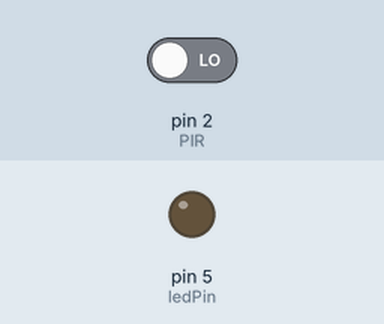
The sketch below on a simulated Arduino Uno, built with avr-gcc and run on an emulated ATmega328P. Shown: output pins drawn as LEDs (lit = HIGH). The inputs (shaded band) are chosen by the test bench; at power-on: pin 2 (PIR) LOW.

Above: at 1.2 s.
1.3 s: pin 2 (PIR) driven HIGH
At 1.9 s:
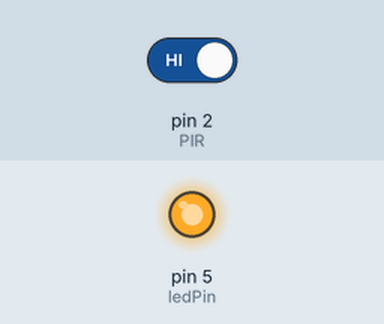
2.8 s: pin 2 (PIR) driven LOW
At 4.2 s:
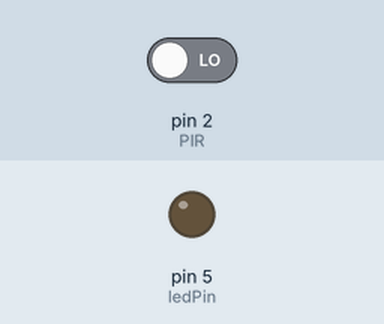
Timing chart, 0 to 5.8 s (numbered marks = the images above; inputs shaded):
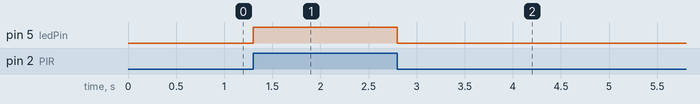

The sketch:

PIR_led.ino
```cpp
int ledPin = 5;
int PIR = 2;
int value = 0;

void setup() {
  pinMode(ledPin, OUTPUT);
  pinMode(PIR, INPUT);
}

void loop(){
  value = digitalRead(PIR);
  if (value == HIGH) {
    digitalWrite(ledPin, HIGH);
    }
   else {
    digitalWrite(ledPin, LOW);
  }
}
```

Measured:
- after the input at 1.3 s, pin 5 (ledPin): LOW → HIGH at once
- after the input at 2.8 s, pin 5 (ledPin): HIGH → LOW at once
